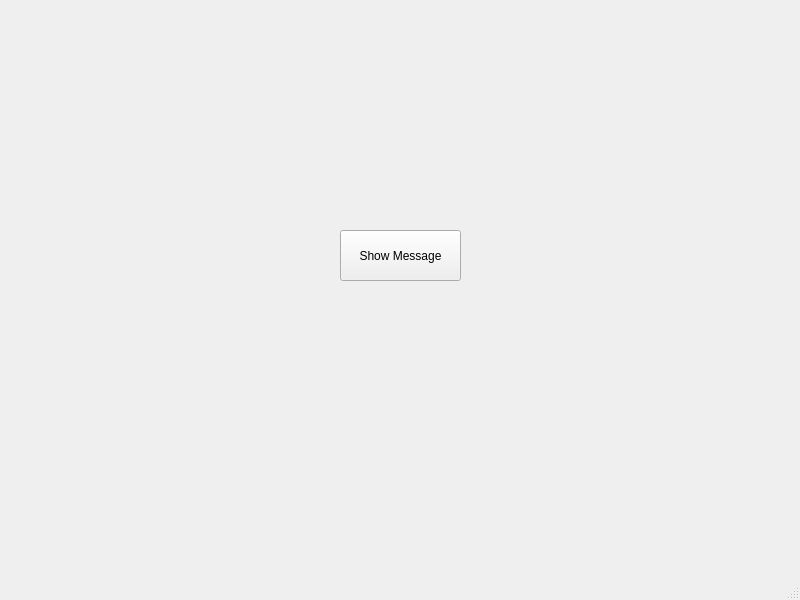
<?xml version="1.0" encoding="UTF-8"?>
<ui version="4.0">
 <class>MainWindow</class>
 <widget class="QMainWindow" name="MainWindow">
  <property name="geometry">
   <rect>
    <x>0</x>
    <y>0</y>
    <width>800</width>
    <height>600</height>
   </rect>
  </property>
  <property name="windowTitle">
   <string>MainWindow</string>
  </property>
  <widget class="QWidget" name="centralwidget">
   <widget class="QPushButton" name="pushButton">
    <property name="geometry">
     <rect>
      <x>340</x>
      <y>230</y>
      <width>121</width>
      <height>51</height>
     </rect>
    </property>
    <property name="text">
     <string>Show Message</string>
    </property>
   </widget>
  </widget>
  <widget class="QMenuBar" name="menubar">
   <property name="geometry">
    <rect>
     <x>0</x>
     <y>0</y>
     <width>800</width>
     <height>21</height>
    </rect>
   </property>
  </widget>
  <widget class="QStatusBar" name="statusbar"/>
 </widget>
 <resources/>
 <connections/>
</ui>
